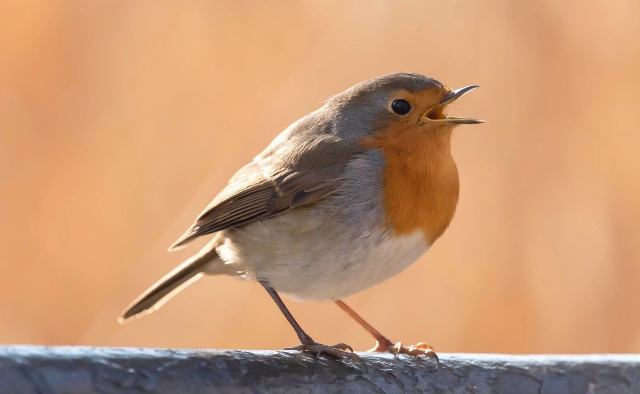
#> input picture images/bird.jpg, 1280 x 788 px, found by its file name (shown at 1/2 size)
$ python utiliy.py
#> lines starting #> are read from the running program, lines starting #| are printed output that depends on the picture; pictures that were not available may be replaced by others from this repository, and a replacement may not be noted
### main.py
import numpy as np
from PIL import Image

def load_image(image_path):
#> called with image_path = 'images\\bird.jpg'
    img = Image.open(image_path).convert("RGB")
#> img is the input picture: PIL image 1280x788 RGB; mean R, G, B 198.1, 151.6, 115.7
    return np.array(img)

#RGB -> GRAY-SCALE CONVERSION
def convert_to_gray(image_array):
    gray_scale = (image_array[:, :, 0]*0.299 + image_array[:, :, 1]*0.587 + image_array[:, :, 2]*0.114)
    return gray_scale

#BINARY CONVERSION
# [192 lines left out: functions binary_threshold, rotate_image, crop_image, zoom_image, rgb_to_yiq, rgb_to_cmyk and 3 more, not called in this run]

#INCREASE BRIGHTNESS
def adjust_brightness(image, beta):
    output = np.clip(image.astype(np.int32) + beta, 0, 255).astype(np.uint8)
    return output

#ADAPTIVE THRESHOLDING
# [126 lines left out: functions adaptive_threshold, sobel_edge_detection, add_to_noise, clear_noise_filter_with_mean, clear_noise_filter_with_median, gaussian_kernel and 1 more, not called in this run]

#CREATE STRUCTRING ELEMENT TO MORPHOLOGY PROCESS
def create_structuring_element(size):
    return np.ones((size,size), dtype=np.uint8)
#DILATE
# [25 lines left out: functions dilate, erode, not called in this run]
#CLOSE - DILATE->ERODE
def erode_dilate_close(image, se):
    return erode(dilate(image, se), se)
#OPEN - ERODE->DILATE
def dilate_erode_open(image, se):
    return dilate(erode(image, se), se)
##############################################################

### utiliy.py
import matplotlib.pyplot as plt
from main import *

image_path_1 = r"images\bird.jpg"
image_path_2 = r"images\building.jpg"
image_path_3 = r"images\lemons.jpg"
image_path_4 = r"images\stork.jpg"

img_bird = load_image(image_path_1)
img_building = load_image(image_path_2)
#> call 2 of load_image, with image_path = 'images\\building.jpg'
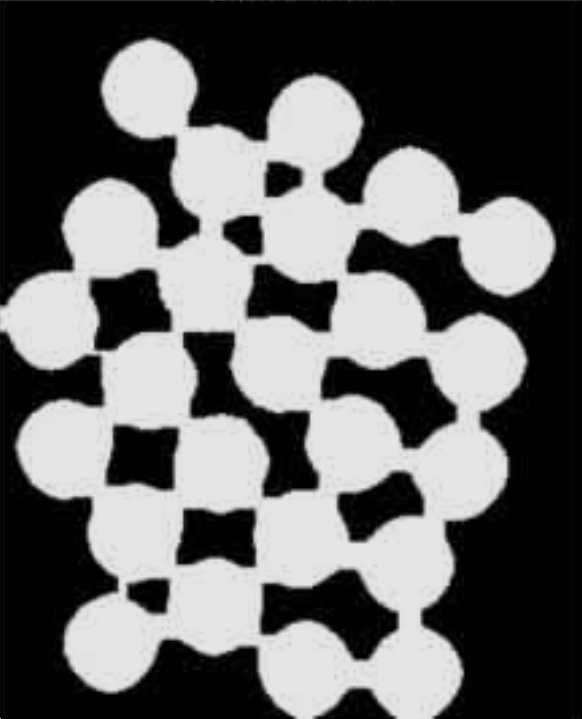
#> input picture images/aşındırma.png, 582 x 719 px, given in place of building.jpg, which was not available
img_lemons = load_image(image_path_3)
#> call 3 of load_image, with image_path = 'images\\lemons.jpg'
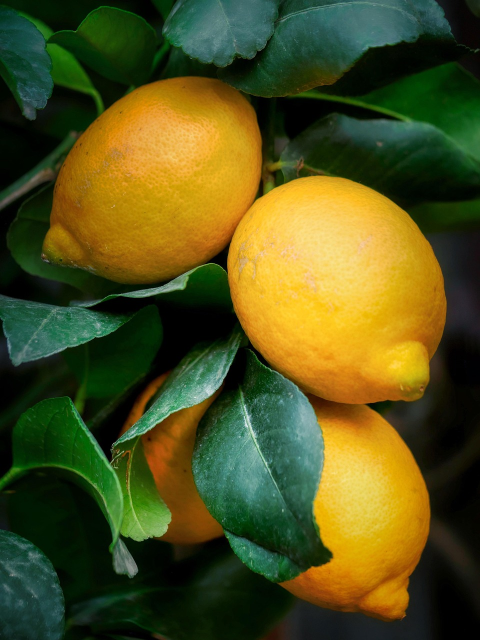
#> input picture images/lemons.jpg, 960 x 1280 px, found by its file name (shown at 1/2 size)
#> in load_image, img is the input picture: PIL image 960x1280 RGB; mean R, G, B 81.2, 81.3, 28.5
img_stork = load_image(image_path_4)
#> call 4 of load_image, with image_path = 'images\\stork.jpg'
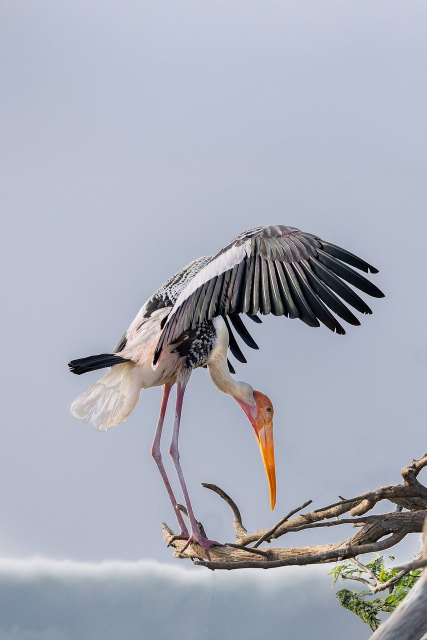
#> input picture images/stork.jpg, 853 x 1280 px, found by its file name (shown at 1/2 size)
#> in load_image, img is the input picture: PIL image 853x1280 RGB; mean R, G, B 169.2, 173.3, 185.6

#GRAY-SCALE IMAGE
"""
gray_image = convert_to_gray(img_building)

plt.figure(figsize=(10,4))
plt.subplot(1,2,1)
plt.imshow(img_building)
plt.title("Original Image")
plt.subplot(1,2,2)
plt.imshow(gray_image, cmap="gray")
plt.title("Grayscale Image")
plt.show()

"""

#BINARY IMAGE
"""
gray_image = convert_to_gray(image_array=img_lemons)
binary_img = binary_threshold(image_array=gray_image, threshold=100.0)

plt.figure(figsize=(10,6))
plt.subplot(1,2,1)
plt.title("Original Image")
plt.imshow(img_lemons)
plt.subplot(1,2,2)
plt.title("Binary Image")
plt.imshow(binary_img)
plt.show()


"""

#IMAGE ROTATE
"""
gray_image = convert_to_gray(img_bird)
rotated_img = rotate_image(image_array=gray_image, degree=30)

plt.figure(figsize=(10,6))
plt.subplot(1,3,1)
plt.title("Original Image")
plt.imshow(img_bird)
plt.subplot(1,3,2)
plt.title("Grayscale Image")
plt.imshow(gray_image, cmap="gray")
plt.subplot(1,3,3)
plt.title("Rotated Image")
plt.imshow(rotated_img, cmap="gray")
plt.show()

"""

#CROPPED IMAGE
"""
cropped_img = crop_image(image_array=img_building, x=2000, y=3000, w=2000, h=3000)

plt.figure(figsize=(10,6))
plt.subplot(1,2,1)
plt.title("Original Image")
plt.imshow(img_building)
plt.subplot(1,2,2)
plt.title("Cropped Image")
plt.imshow(cropped_img, cmap="gray")
plt.show()

"""

#COLOR - SPACE CONVERSION
"""
Y, I, Q = rgb_to_yiq(img_stork)

plt.figure(figsize=(15,4))
plt.subplot(1,4,1)
plt.title("Original Image")
plt.imshow(img_stork)
plt.subplot(1,4,2)
plt.title("Y: Parlaklık")
plt.imshow(Y)
plt.subplot(1,4,3)
plt.title("I: Ton, Adı")
plt.imshow(I)
plt.subplot(1,4,4)
plt.title("Q: Saturasyon, Doygunluk")
plt.imshow(Q)
plt.show()

"""

#HISTOGRAM STRECTING
"""
gray_image = convert_to_gray(img_building)
hist_strec_img = histogram_strecting(image_array=gray_image, max_value=600, min_value=50)

plt.figure(figsize=(10,6))
plt.subplot(1,3,1)
plt.title("Original Image")
plt.imshow(img_building)
plt.subplot(1,3,2)
plt.title("Grayscale Image")
plt.imshow(gray_image, cmap="gray")
plt.subplot(1,3,3)
plt.title("Histogram Stretcting")
plt.imshow(hist_strec_img, cmap="gray")
plt.show()

"""

#ARITHMETIC OPERATIONS BETWEEN TWO IMAGES
#ADDITIONS AND MULTIPLY
"""
gray_image1 = convert_to_gray(img_lemons)
gray_image2 = convert_to_gray(img_stork)

h = min(gray_image1.shape[0], gray_image2.shape[0])
w = min(gray_image1.shape[1], gray_image2.shape[1])

gray_image1 = gray_image1[ :h,  :w]
gray_image2 = gray_image2[ :h,  :w]

added    = add_images(gray_image1, gray_image2)
multiplied = multiply_images(gray_image1, gray_image2)

plt.figure(figsize=(15,4))
plt.subplot(1,4,1)
plt.title("Original Image-1")
plt.imshow(gray_image1, cmap="gray")
plt.subplot(1,4,2)
plt.title("Original Image-2")
plt.imshow(gray_image2, cmap="gray")
plt.subplot(1,4,3)
plt.title("Added of Two Images")
plt.imshow(added, cmap="gray")
plt.subplot(1,4,4)
plt.title("Multiplied of Two Images")
plt.imshow(multiplied, cmap="gray")
plt.show()

"""

#INCREASE BRIGHTNESS
"""
brighter_img = adjust_brightness(image=img_bird, beta=100)

plt.figure(figsize=(10,6))
plt.subplot(1,2,1)
plt.title("Original Image")
plt.imshow(img_bird)
plt.subplot(1,2,2)
plt.title("Brighter Image")
plt.imshow(brighter_img)
plt.show()

"""
#OPERATION OF CONVOLUTION WITH GAUSSIAN KERNEL
"""
gray_image = convert_to_gray(img_lemons)
gaussian_img = gaussian_blur(image=gray_image, kernel_size=7, sigma=2)

plt.figure(figsize=(10,6))
plt.subplot(1,3,1)
plt.title("Original Image")
plt.imshow(img_lemons)
plt.subplot(1,3,2)
plt.title("Grayscale Image")
plt.imshow(gray_image, cmap="gray")
plt.subplot(1,3,3)
plt.title("Gaussian Blur Image")
plt.imshow(gaussian_img, cmap="gray")
plt.show()

"""

#ADAPTIVE THRESHOLDING
"""
gray_image = convert_to_gray(img_bird)
threshold_img = adaptive_threshold(image=gray_image, kernel_size=7)

plt.figure(figsize=(10,6))
plt.subplot(1,3,1)
plt.title("Original Image")
plt.imshow(img_bird)
plt.subplot(1,3,2)
plt.title("Grayscale Image")
plt.imshow(gray_image, cmap="gray")
plt.subplot(1,3,3)
plt.title("Threholding Image")
plt.imshow(threshold_img, cmap="gray")
plt.show()

"""
#EDGE DETECTION WITH SOBEL METHOD
"""
gray_image = convert_to_gray(img_building)
gaussian_img = gaussian_blur(image=gray_image, kernel_size=11, sigma=2)
sobel_img = sobel_edge_detection(gaussian_img)

plt.figure(figsize=(10,6))
plt.subplot(1,3,1)
plt.title("Original Image")
plt.imshow(img_building)
plt.subplot(1,3,2)
plt.title("Grayscale Image")
plt.imshow(gray_image, cmap="gray")
plt.subplot(1,3,3)
plt.title("Edge Detected with Sobel Image")
plt.imshow(sobel_img, cmap="gray")
plt.show()

"""

#TO ADD SOME NOISE TO THE IMAGE: SALT & PEPPER
"""
gray_image = convert_to_gray(img_bird)
salt_pepper_img = add_to_noise(image=gray_image, salt_ratio=0.2, pepper_ratio=0.2)

plt.figure(figsize=(10,6))
plt.subplot(1,3,1)
plt.title("Original Image")
plt.imshow(img_bird)
plt.subplot(1,3,2)
plt.title("Grayscale Image")
plt.imshow(gray_image, cmap="gray")
plt.subplot(1,3,3)
plt.title("Salt&Pepper Noise Image")
plt.imshow(salt_pepper_img, cmap="gray")
plt.show()

"""

#TO CLEAN THE SALT&PEPPER NOISE WITH MEDIAN AND MEAN FILTER
"""
gray_image = convert_to_gray(img_bird)
salt_pepper_img = add_to_noise(image=gray_image, salt_ratio=0.2, pepper_ratio=0.2)

mean_filter = clear_noise_filter_with_mean(image=salt_pepper_img, kernel_size=3)
median_filter = clear_noise_filter_with_median(image=salt_pepper_img, kernel_size=3)

plt.figure(figsize=(10,6))
plt.subplot(1,3,1)
plt.title("Salt&Pepper Noise Image")
plt.imshow(salt_pepper_img, cmap="gray")
plt.subplot(1,3,2)
plt.title("Mean Filter")
plt.imshow(mean_filter, cmap="gray")
plt.subplot(1,3,3)
plt.title("Median Filter")
plt.imshow(median_filter, cmap="gray")
plt.show()

"""
#MORPHOLOGY PROCESS: DILATE, EROSION, OPEN, CLOSE
"""
gray_image = convert_to_gray(img_stork)

se = create_structuring_element(size=5)
dilated_img = dilate(gray_image, se)
erode_img = erode(gray_image, se)
close_img = erode_dilate_close(gray_image, se)
open_img = dilate_erode_open(gray_image, se)

plt.figure(figsize=(15,6))
plt.subplot(1,5,1)
plt.title("Original Image")
plt.imshow(gray_image, cmap="gray")
plt.subplot(1,5,2)
plt.title("Dilated Image")
plt.imshow(dilated_img, cmap="gray")
plt.subplot(1,5,3)
plt.title("Eroded Image")
plt.imshow(erode_img, cmap="gray")
plt.subplot(1,5,4)
plt.title("Dilate->Erode Image")
plt.imshow(close_img, cmap="gray")
plt.subplot(1,5,5)
plt.title("Erode->Dilate Image")
plt.imshow(open_img, cmap="gray")
plt.show()

"""
